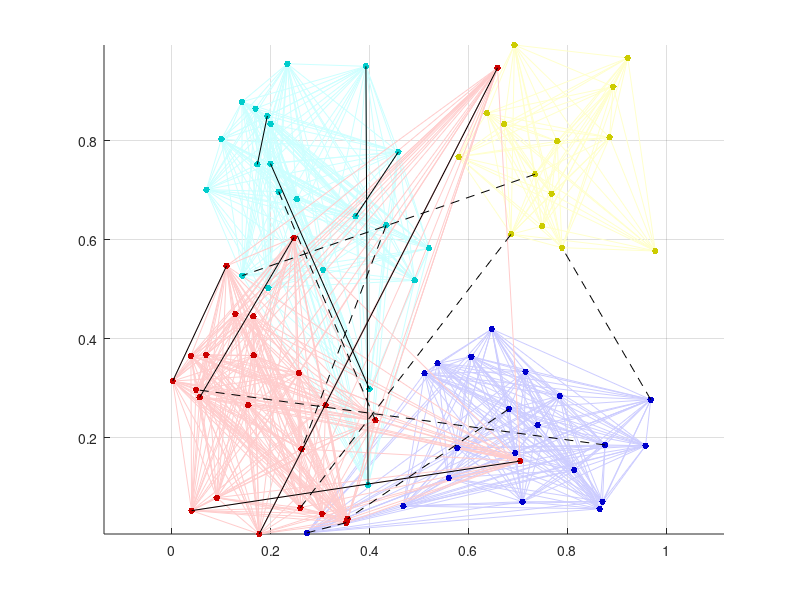

This chart was generated by the following MATLAB code:
function [labels, centres] = cop_kmeans(data,number_of_clusters, ...
    c_join, c_repel, maxIter, verbose)
%
% COP_KMEANS: Return the labels and centres of clusters applying 
% must-link and cannot-link constraints. 
%
% data is a numerical array of size N(objects)-by-n(features)
% c_join is an nML-by-2 array containing the indices of the pairs that 
%       must be in the same cluster
% c_repel is an nCL-by-2 array containing the indices of the pairs 
%       that cannot be in the same cluster.
% maxIter is the limit number of iterations of the k-means algorithm
% verbose is a flag to allow plot of 2D data (if set to 1)
%
% Usage:
%
%    [labels, centres] = cop_kmeans(data,number_of_clusters, ...
%        c_join, c_repel, maxIter, verbose)
%
% For the method, see
% [Wagstaff, K., Cardie, C., Rogers, S., & Schrödl, S., Constrained 
% k-means clustering with background knowledge. In ICML, Vol. 1, 2001, 
% pp. 577-584.]
% https://web.cse.msu.edu/~cse802/notes/ConstrainedKmeans.pdf
%
% Without input arguments, the function runs a demo example.

%========================================================================
% (c) L. Kuncheva                                                   ^--^
% 29.05.2021 -----------------------------------------------------  \oo/
% -------------------------------------------------------------------\/-%

% Run an example if no arguments are given --------------------------------
if nargin == 0
    close all % test run
    verbose = 1;
    T = 80;
    data = rand(T,2); % generate 2D data
    number_of_clusters = 4;
    nML = 8;
    nCL = 8;
    c_join = reshape(randperm(T,2*nML),nML,2);
    remaining = setxor(1:T,unique(c_join));
    c_repel = reshape(randperm(numel(remaining),2*nCL),nCL,2);
    c_repel = remaining(c_repel);
end

if nargin < 5
    maxIter = 10000;
end

N = size(data,1); % number of points to cluster
mind = randperm(N,number_of_clusters);
m = data(mind,:);
labels = zeros(N,1);

iter = 1;
flag = true; % convergence

while (iter < maxIter) && flag
    
    new_labels = zeros(N,1);
    
    % Re-label the data in feasible clusters
    for i = 1:N
        di = pdist2(data(i,:),m);
        [~,isorted] = sort(di);
        
        j = 1; % cluster index
        not_done = true;
        while j <= number_of_clusters && not_done
            if check_validity_point(i,isorted(j),...
                    new_labels,c_join,c_repel)
                new_labels(i) = isorted(j);
                not_done = false;
            end
            j = j + 1;
        end
        if ~new_labels(i)
            disp('Impossible clustering.')
            labels = [];
            centres = [];
            return
        else
            labels(i) = new_labels(i);
        end
    end
    % Recalculate the means
    old_means = m;
    m = zeros(number_of_clusters,size(data,2));
    for inm = 1:number_of_clusters
        m(inm,:) = mean(data(new_labels == inm,:),1);
    end
    if all(old_means == m)
        flag = false;
        %else
        %    labels = new_labels;
    end
    
    iter = iter + 1;
end

if verbose
    plot_2D_clusters(data, labels, number_of_clusters, c_join, c_repel)
end

centres = m;

end

% -------------------------------------------------------------------------
function out = check_validity_point(point_index,point_class, labels, ...
    c_join,c_repel)
out = true;

for i = 1:size(c_join,1)
    if c_join(i,1) == point_index && labels(c_join(i,2))~=point_class ...
            && labels(c_join(i,2))~= 0
        out = false;
        return
    elseif c_join(i,2) == point_index && ...
            labels(c_join(i,1))~=point_class && labels(c_join(i,1))~= 0
        out = false;
        return
    end
end

for i = 1:size(c_repel,1)
    if c_repel(i,1) == point_index && labels(c_repel(i,2))==point_class ...
            && labels(c_repel(i,2))~= 0
        out = false;
        return
    elseif c_repel(i,2) == point_index && ...
            labels(c_repel(i,1))==point_class && labels(c_repel(i,1))~= 0
        out = false;
        return
    end
end
end

function plot_2D_clusters(data,labels,number_of_clusters,...
    c_join, c_repel)

colours = jet(number_of_clusters);
figure, hold on, axis equal, grid on
if size(data,1) < 350
    % Works only for a small number of 2D data points
    for i = 1:number_of_clusters
        ind = labels == i;
        x = data(ind,1); y = data(ind,2);
        if numel(x) > 1
            pairs = nchoosek(1:numel(x),2);
            for j = 1:size(pairs,1)
                plot([x(pairs(j,1))';x(pairs(j,2))'],...
                    [y(pairs(j,1))';y(pairs(j,2))'],'k.-',...
                    'linewidth',0.5,'color',colours(i,:)*0.2+0.8)
            end
        end
    end
end
for i = 1:number_of_clusters
    
    ind = labels == i;
    x = data(ind,1); y = data(ind,2);
    
    plot(x,y,'k.','color',colours(i,:)*0.8,'markersize',15)
end

for i = 1:size(c_join,1)
    plot([data(c_join(i,1),1),data(c_join(i,2),1)],...
        [data(c_join(i,1),2),data(c_join(i,2),2)],'k-')
end
for i = 1:size(c_repel,1)
    plot([data(c_repel(i,1),1),data(c_repel(i,2),1)],...
        [data(c_repel(i,1),2),data(c_repel(i,2),2)],'k--')
end

end
